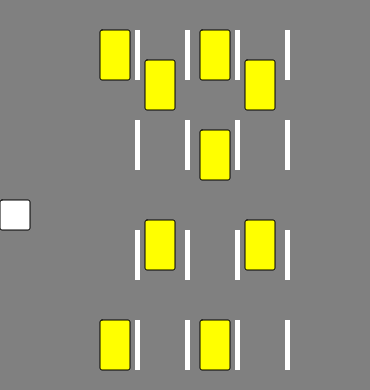
Frame 1 (no input)
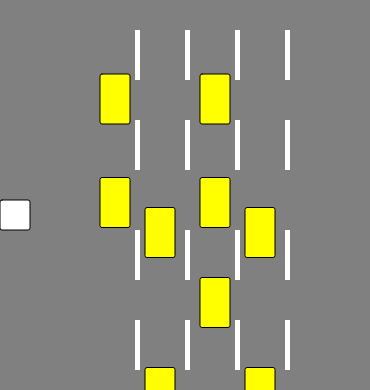
Frame 60 (no input)
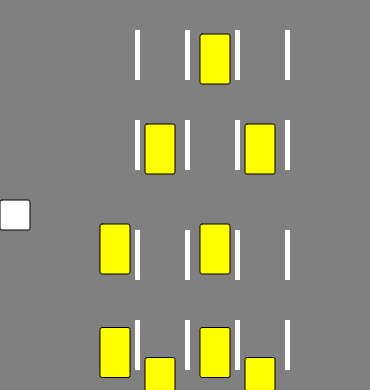
Frame 120 (the mouse pressed at the canvas centre since frame 60)

The p5.js sketch that drew these frames (run headless with seeded random() and noise() and a simulated clock; from frame 60 on, the mouse is pressed at the canvas centre):

// p5.js sketch
// ── sketch.js
let x;
let y;
let carro;
let carlist;
let lineas;
let pantalla;




function setup() {
  pantalla = 0;
  createCanvas(370, 390);
  carlist = []
  lineasList = []
  for (let index = 0; index < 9; index++) {
    if (index < 2) {
      carlist.push(new Carros(100 + (100 * index), 30))
    } else if (index >= 2 && index < 4) {
      carlist.push(new Carros(145 + (100 * (index - 2)), 50 + (10)))
    } else if (index >= 4 && index < 5) {
      carlist.push(new Carros(200 + (100 * (index - 4)), 30 + (100)))
    } else if (index >= 5 && index < 7) {
      carlist.push(new Carros(145 + (100* (index - 5)), 30 + (190)))
    } else if (index >= 7 && index < 9) {
      carlist.push(new Carros(100 + (100* (index - 7)), 50 + (270)))
    }
  }

  for (let index = 0; index < 16; index++) {
    if (index < 4) {
      lineasList.push(new Carretera(135 + (50 * index), 30))
    } else if (index >= 4 && index < 8) {
      lineasList.push(new Carretera(135 + (50 * (index - 4)), 50 + (70)))
    } else if (index >= 8 && index < 12) {
      lineasList.push(new Carretera(135 + (50 * (index - 8)), 50 + (180)))
    } else if (index >= 12 && index < 16) {
      lineasList.push(new Carretera(135 + (50* (index - 12)), 50 + (270)))
    } 
  }
  carro = new Carro(0, 200);
  lineas = new Carretera(135,80);
}

function draw() {
  background(128, 128, 128);
  if(pantalla == 0){  
  for (let index = 0; index < carlist.length; index++) {
    const cars = carlist[index];
    cars.Show()
    cars.move() 
    if(cars.y > 390){
      cars.y = -1
    }    
    if(cars.choque(carro)){
       pantalla ++

    }
  }
  for (let index = 0; index < lineasList.length; index++) {
    const lineas = lineasList[index];
    lineas.Show()
  }  

  carro.Show()
} else {
  textSize(40)
  fill(255)
  textAlign(CENTER,CENTER)
  text("Perdiste",370/2, 390/2)
}
}

function keyPressed() {
  carro.move(key)
}
// ── Carretera.js
class Carretera {
    constructor(x, y) {
        this.x = x;
        this.y = y;

    }

    Show() {
        
        fill(255);
        noStroke();
        rect(this.x, this.y, 5, 50, );
    }

      
    
}
// ── Carro.js
class Carro {
    constructor(x, y) {
        this.x = x
        this.y = y
    }

    Show() {
        stroke(1);
        fill(255);
        rect(this.x, this.y, 30, 30, 2);
    }

    move(key) {
        if (key == 'ArrowRight') {
            this.x += 50
        }

        if (key == 'ArrowLeft') {
            this.x -= 50
        }
    }

    choque(enemigo){

        if (this.x >= enemigo.x && this.x <= enemigo.x + enemigo.ancho && this.y >= enemigo.y && this.y <= enemigo.y + enemigo.alto) {
            return true
        }
        return false
        }
    
}
// ── Carros.js
class Carros {
    constructor(x, y) {
        this.x = x;
        this.y = y;
        this.diry = 0.5

    }

    Show() {
        stroke(1);
        fill(255, 255, 0);
        rect(this.x, this.y, 30, 50, 2);
    }

    move() {
        this.y += 5 * this.diry
              

        
    }
    choque(carro){
        if(carro.x >= this.x && carro.x <= this.x +30 && 
            carro.y >= this.y && carro.y <= this.y + 50){
                return true
            } return false 

    
    }

}
